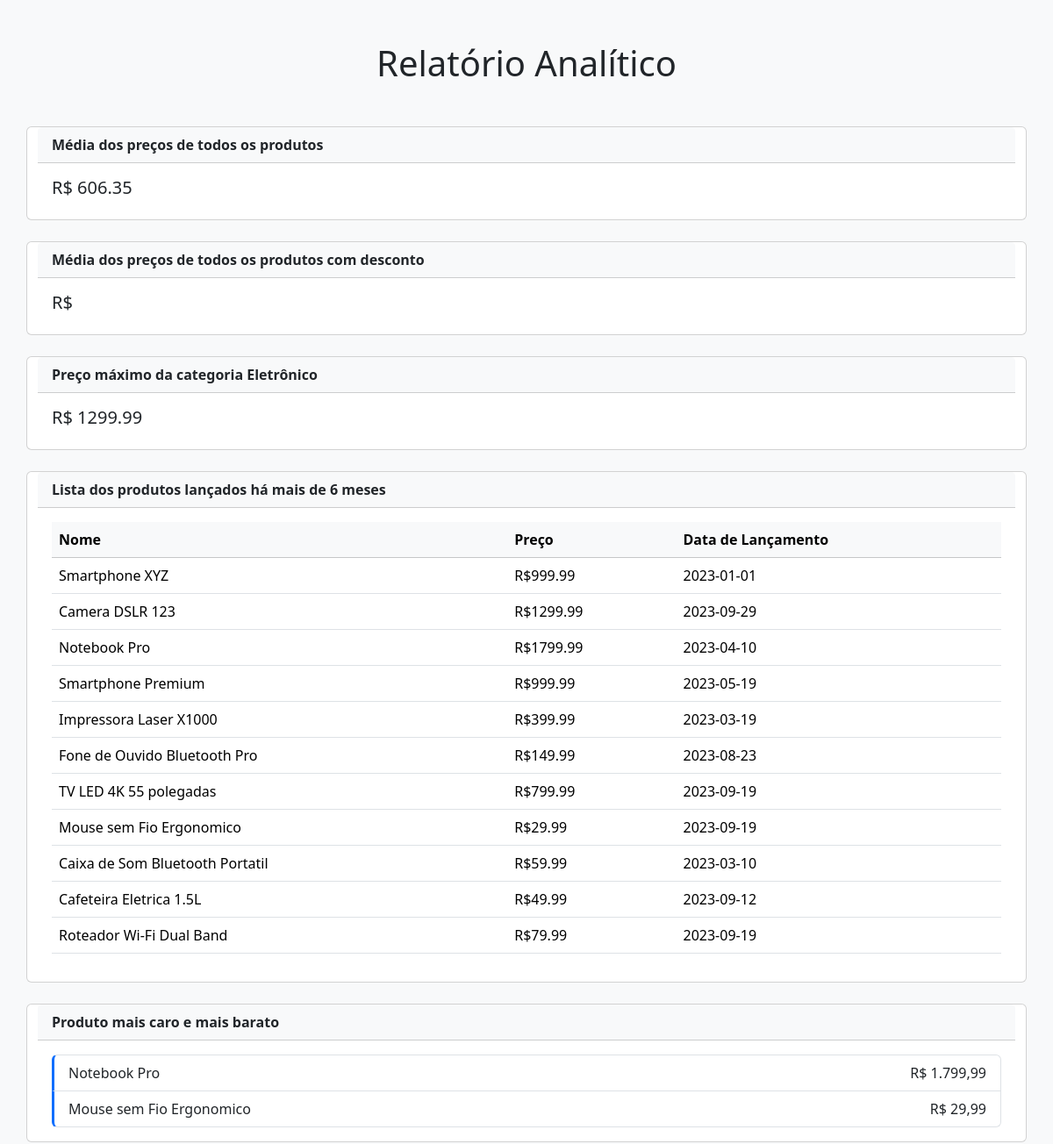
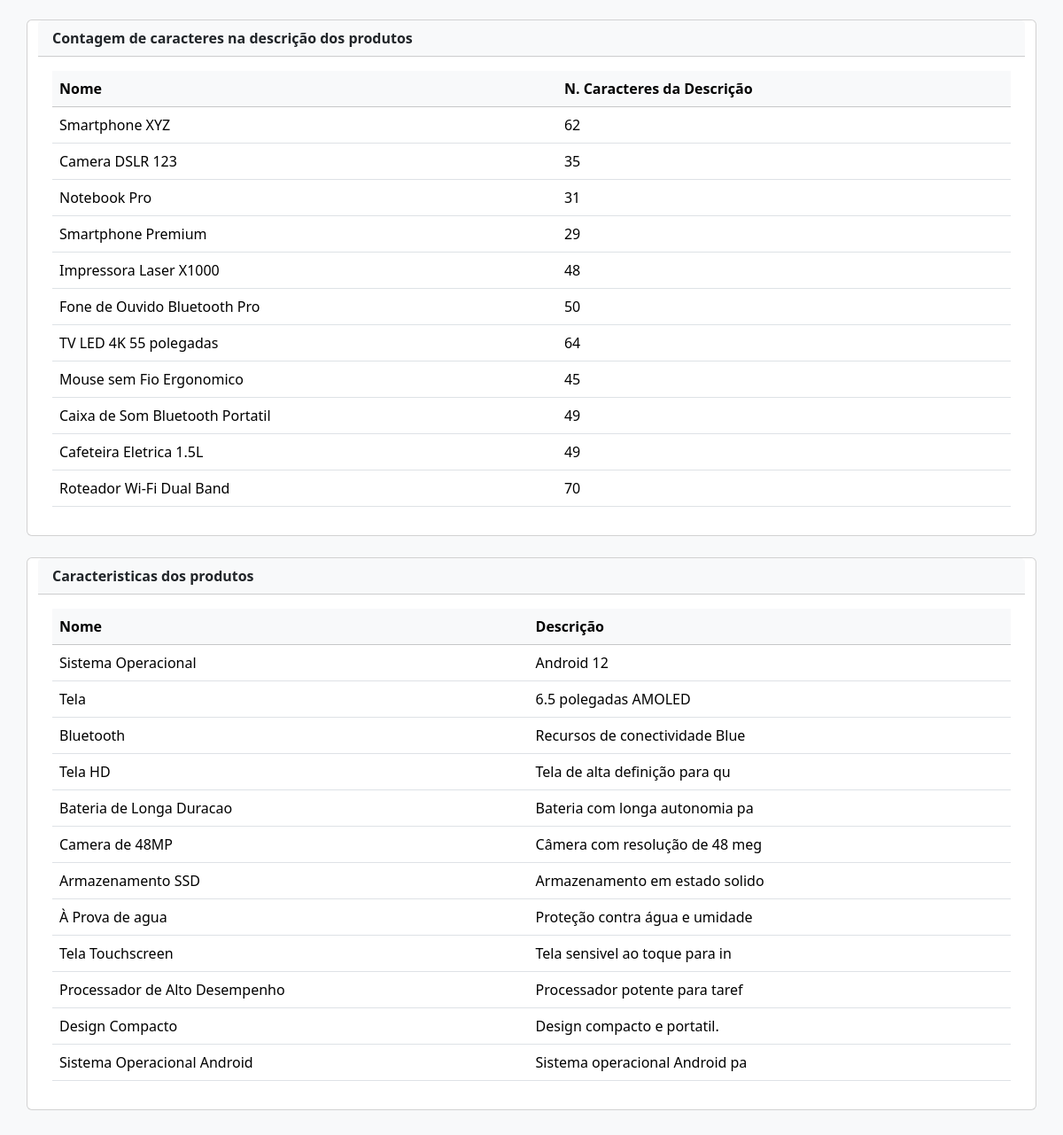
The page /sistema/relAnalitico.php on the database its author committed (2 pictures, top to bottom).
### tables this page shows
CREATE TABLE Produto (
    id INT(4) AUTO_INCREMENT PRIMARY KEY,
    nome VARCHAR(255) NOT NULL,
    descricao TEXT,
    preco DECIMAL(10, 2) NOT NULL,
    tipo ENUM('Novo', 'Usado', 'Promocao', 'Liquidacao', 'Outros') NOT NULL,
    categoria SET('Eletronico', 'Telefonia', 'Informatica', 'Eletrodomesticos', 'Acessorios', 'Outros') NOT NULL,
    data_lancamento DATE,
    desconto_usados DECIMAL(10, 2)
);

CREATE TABLE Caracteristica (
    id INT(4) AUTO_INCREMENT PRIMARY KEY,
    nome VARCHAR(255) NOT NULL,
    descricao TEXT
);

### sistema/relAnalitico.php (the view, shortened to what this page needs)
<?php
include 'conexao.php';
$sql = $pdo->query("SELECT TRUNCATE(AVG(preco), 2) as media FROM Produto");
$mediaPrecoProdutos = $sql->fetch(PDO::FETCH_ASSOC)['media'];
$sql = $pdo->query("SELECT TRUNCATE(AVG(preco), 2) as media FROM Produto WHERE desconto_usados > 0");
$mediaPrecoProdutosDesconto = $sql->fetch(PDO::FETCH_ASSOC)['media'];
$sql = $pdo->query("SELECT TRUNCATE(MAX(preco), 2) as maximo FROM Produto WHERE categoria LIKE 'Eletrônico'");
$precoMaxEletronico = $sql->fetch(PDO::FETCH_ASSOC)['maximo'];
$sql = $pdo->query("SELECT * FROM Produto WHERE data_lancamento < DATE_SUB(NOW(), INTERVAL 6 MONTH)");
$produtos6mais = $sql->fetchAll(PDO::FETCH_ASSOC);
$sql = $pdo->query("SELECT nome, preco FROM Produto WHERE preco in
                    ((SELECT MAX(preco) FROM Produto), (SELECT MIN(preco) FROM Produto) )");
$maisCaroMaisBarato = $sql->fetchAll(PDO::FETCH_ASSOC);
$sql = $pdo->query("SELECT nome, LENGTH(descricao) as contagem FROM Produto");
$tamanhoDescricao = $sql->fetchAll(PDO::FETCH_ASSOC);
$sql = $pdo->query("SELECT nome, LEFT(descricao, 30) as descricao30 FROM Caracteristica");
$descricaoCaracteristicas = $sql->fetchAll(PDO::FETCH_ASSOC);
?>
<!DOCTYPE html>
<html lang="pt-BR">
<head>
    <link href="https://cdn.jsdelivr.net/npm/bootstrap@5.3.8/dist/css/bootstrap.min.css" rel="stylesheet">
</head>
<body>
    <div class="container py-5">
        <h1 class="text-center mb-5">Relatório Analítico</h1>
        <div class="row g-4 mb-5">
            <div class="card">
                <div class="card-header">
                    Média dos preços de todos os produtos
                </div>
                <div class="card-body">
                    <h5 class="card-title">R$ <?= $mediaPrecoProdutos ?></h5>
                </div>
            </div>
            <div class="card">
                <div class="card-header">
                    Média dos preços de todos os produtos com desconto
                </div>
                <div class="card-body">
                    <h5 class="card-title">R$ <?= $mediaPrecoProdutosDesconto ?></h5>
                </div>
            </div>
            <div class="card">
                <div class="card-header">
                    Preço máximo da categoria Eletrônico
                </div>
                <div class="card-body">
                    <h5 class="card-title">R$ <?= $precoMaxEletronico ?></h5>
                </div>
            </div>
            <div class="card">
                <div class="card-header">
                    Lista dos produtos lançados há mais de 6 meses
                </div>
                <div class="card-body">
                    <h7 class="card-title">
                        <div class="table-responsive">
                            <table class="table table-hover">
                                <thead class="table-light">
                                    <tr>
                                        <th>Nome</th>
                                        <th>Preço</th>
                                        <th>Data de Lançamento</th>
                                    </tr>
                                </thead>
                                <tbody>
                                    <?php foreach ($produtos6mais as $prod): ?>
                                        <tr>
                                            <td><?= htmlspecialchars($prod['nome']) ?></td>
                                            <td>R$<?= htmlspecialchars($prod['preco']) ?></td>
                                            <td><?= htmlspecialchars($prod['data_lancamento']) ?></td>
                                        </tr>
                                    <?php endforeach; ?>
                                </tbody>
                            </table>
                        </div>
                    </h7>
                </div>
            </div>
            <div class="card">
                <div class="card-header">
                    Produto mais caro e mais barato
                </div>
                <div class="card-body">
                    <h7 class="card-title">
                            <ul class="list-group">
                            <?php foreach ($maisCaroMaisBarato as $prod): ?>
                                <li class="list-group-item d-flex justify-content-between">
                                    <span><?= htmlspecialchars($prod['nome']) ?></span>
                                    <span>R$ <?= number_format($prod['preco'], 2, ',', '.') ?></span>
                                </li>
                            <?php endforeach; ?>
                        </ul>
                    </h7>
                </div>
            </div>
            <div class="card">
                <div class="card-header">
                    Contagem de caracteres na descrição dos produtos
                </div>
                <div class="card-body">
                    <h7 class="card-title">
                        <div class="table-responsive">
                            <table class="table table-hover">
                                <thead class="table-light">
                                    <tr>
                                        <th>Nome</th>
                                        <th>N. Caracteres da Descrição</th>
                                    </tr>
                                </thead>
                                <tbody>
                                    <?php foreach ($tamanhoDescricao as $prod): ?>
                                        <tr>
                                            <td><?= htmlspecialchars($prod['nome']) ?></td>
                                            <td><?= htmlspecialchars($prod['contagem']) ?></td>
                                        </tr>
                                    <?php endforeach; ?>
                                </tbody>
                            </table>
                        </div>
                    </h7>
                </div>
            </div>
            <div class="card">
                <div class="card-header">
                    Caracteristicas dos produtos
                </div>
                <div class="card-body">
                    <h7 class="card-title">
                        <div class="table-responsive">
                            <table class="table table-hover">
                                <thead class="table-light">
                                    <tr>
                                        <th>Nome</th>
                                        <th>Descrição</th>
                                    </tr>
                                </thead>
                                <tbody>
                                    <?php foreach ($descricaoCaracteristicas as $char): ?>
                                        <tr>
                                            <td><?= htmlspecialchars($char['nome']) ?></td>
                                            <td><?= htmlspecialchars($char['descricao30']) ?></td>
                                        </tr>
                                    <?php endforeach; ?>
                                </tbody>
                            </table>
                        </div>
                    </h7>
                </div>
            </div>
        </div>
    </div>
</body>
</html>

### sistema/relAnalitico.php (style rules this page uses)
body { background-color: #f8f9fa; }
.card-header { font-weight: bold; background-color: #f8f9fa; }
.list-group-item { border-left: 3px solid #0d6efd; }

### rows shown on the page
produto: nome "Smartphone XYZ", preco "999.99", data_lancamento "2023-01-01", contagem "62"
produto: nome "Camera DSLR 123", preco "1299.99", data_lancamento "2023-09-29", contagem "35"
produto: nome "Notebook Pro", preco "1799.99", data_lancamento "2023-04-10", contagem "31"
produto: nome "Smartphone Premium", preco "999.99", data_lancamento "2023-05-19", contagem "29"
produto: nome "Impressora Laser X1000", preco "399.99", data_lancamento "2023-03-19", contagem "48"
produto: nome "Fone de Ouvido Bluetooth Pro", preco "149.99", data_lancamento "2023-08-23", contagem "50"
produto: nome "TV LED 4K 55 polegadas", preco "799.99", data_lancamento "2023-09-19", contagem "64"
produto: nome "Mouse sem Fio Ergonomico", preco "29.99", data_lancamento "2023-09-19", contagem "45"
produto: nome "Caixa de Som Bluetooth Portatil", preco "59.99", data_lancamento "2023-03-10", contagem "49"
produto: nome "Cafeteira Eletrica 1.5L", preco "49.99", data_lancamento "2023-09-12", contagem "49"
produto: nome "Roteador Wi-Fi Dual Band", preco "79.99", data_lancamento "2023-09-19", contagem "70"
caracteristica: nome "Sistema Operacional", descricao30 "Android 12"
caracteristica: nome "Tela", descricao30 "6.5 polegadas AMOLED"
caracteristica: nome "Bluetooth", descricao30 "Recursos de conectividade Blue"
caracteristica: nome "Tela HD", descricao30 "Tela de alta definição para qu"
caracteristica: nome "Bateria de Longa Duracao", descricao30 "Bateria com longa autonomia pa"
caracteristica: nome "Camera de 48MP", descricao30 "Câmera com resolução de 48 meg"
caracteristica: nome "Armazenamento SSD", descricao30 "Armazenamento em estado solido"
caracteristica: nome "À Prova de agua", descricao30 "Proteção contra água e umidade"
caracteristica: nome "Tela Touchscreen", descricao30 "Tela sensivel ao toque para in"
caracteristica: nome "Processador de Alto Desempenho", descricao30 "Processador potente para taref"
caracteristica: nome "Design Compacto", descricao30 "Design compacto e portatil."
caracteristica: nome "Sistema Operacional Android", descricao30 "Sistema operacional Android pa"

### other values the page prints
$mediaPrecoProdutos "606.35"
$precoMaxEletronico "1299.99"
$prod['nome'] "Notebook Pro"
$prod['preco'] "1.799,99"
$prod['nome'] "Mouse sem Fio Ergonomico"
$prod['preco'] "29,99"
